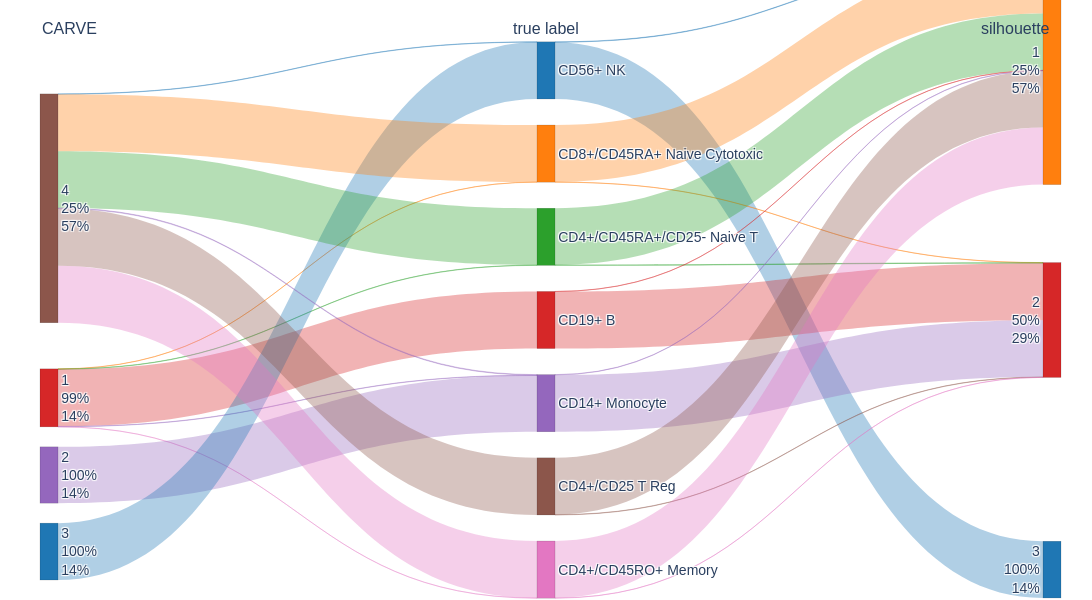

Source (notebook cell):
### Code cell
# Agglomerative k=4 (Ward) –– as suggested by silhouette 
silhouette_labels = SpectralClustering(n_clusters=3, gamma=gamma_005, random_state=RANDOM_SEED).fit_predict(X)

# Spectral, k=7 –– as suggested by CARVE generalizability 
carve_labels = carve.get_labels(measure="generalizability", rule="1se")

fig = alluvial_compare(
    y_true=y,
    left_labels=carve_labels,
    right_labels=silhouette_labels,
    left_title="CARVE",
    right_title="silhouette",
    true_title="true label",
    palette_name="tab10",
    link_alpha=0.35,
)

fig.show()

### Figure 1 — Plotly figure (JSON) as saved in the notebook; plotly's stock layout.template omitted (floating-point values rounded to 4 significant figures)
{"data": [{"arrangement": "fixed", "link": {"color": ["rgba(255,127,14,0.35)", "rgba(44,160,44,0.35)", "rgba(214,39,40,0.35)", "rgba(148,103,189,0.35)", "rgba(227,119,194,0.35)", "rgba(148,103,189,0.35)", "rgba(31,119,180,0.35)", "rgba(31,119,180,0.35)", "rgba(255,127,14,0.35)", "rgba(44,160,44,0.35)", "rgba(148,103,189,0.35)", "rgba(140,86,75,0.35)", "rgba(227,119,194,0.35)", "rgba(31,119,180,0.35)", "rgba(31,119,180,0.35)", "rgba(255,127,14,0.35)", "rgba(255,127,14,0.35)", "rgba(44,160,44,0.35)", "rgba(44,160,44,0.35)", "rgba(214,39,40,0.35)", "rgba(214,39,40,0.35)", "rgba(148,103,189,0.35)", "rgba(148,103,189,0.35)", "rgba(140,86,75,0.35)", "rgba(140,86,75,0.35)", "rgba(227,119,194,0.35)", "rgba(227,119,194,0.35)"], "source": [0, 0, 0, 0, 0, 1, 2, 3, 3, 3, 3, 3, 3, 4, 4, 5, 5, 6, 6, 7, 7, 8, 8, 9, 9, 10, 10], "target": [5, 6, 7, 8, 10, 8, 4, 4, 5, 6, 8, 9, 10, 11, 13, 11, 12, 11, 12, 11, 12, 11, 12, 11, 12, 11, 12], "value": [1, 2, 400, 2, 1, 394, 398, 2, 399, 398, 4, 400, 399, 3, 397, 399, 1, 397, 3, 1, 399, 2, 398, 398, 2, 399, 1]}, "node": {"color": ["#d62728", "#9467bd", "#1f77b4", "#8c564b", "#1f77b4", "#ff7f0e", "#2ca02c", "#d62728", "#9467bd", "#8c564b", "#e377c2", "#ff7f0e", "#d62728", "#1f77b4"], "label": ["1<br>99%<br>14%", "2<br>100%<br>14%", "3<br>100%<br>14%", "4<br>25%<br>57%", "CD56+ NK", "CD8+/CD45RA+ Naive Cytotoxic", "CD4+/CD45RA+/CD25- Naive T", "CD19+ B", "CD14+ Monocyte", "CD4+/CD25 T Reg", "CD4+/CD45RO+ Memory", "1<br>25%<br>57%", "2<br>50%<br>29%", "3<br>100%<br>14%"], "line": {"color": "rgba(0,0,0,0.25)", "width": 0.5}, "pad": 20, "thickness": 18, "x": [0, 0, 0, 0, 0.5, 0.5, 0.5, 0.5, 0.5, 0.5, 0.5, 1, 1, 1], "y": [0.02, 0.34, 0.66, 0.98, 0.02, 0.18, 0.34, 0.5, 0.66, 0.82, 0.98, 0.02, 0.5, 0.98]}, "type": "sankey"}], "layout": {"annotations": [{"font": {"size": 16}, "showarrow": false, "text": "CARVE", "x": 0, "xref": "paper", "y": 1.08, "yref": "paper"}, {"font": {"size": 16}, "showarrow": false, "text": "true label", "x": 0.5, "xref": "paper", "y": 1.08, "yref": "paper"}, {"font": {"size": 16}, "showarrow": false, "text": "silhouette", "x": 1, "xref": "paper", "y": 1.08, "yref": "paper"}], "font": {"family": "Arial", "size": 14}, "height": 600, "margin": {"b": 20, "l": 40, "r": 40, "t": 60}, "paper_bgcolor": "white", "plot_bgcolor": "white", "width": 1200}}
